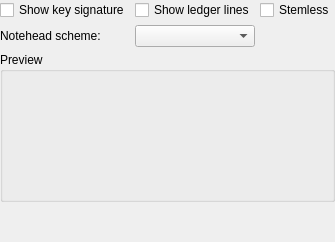
       <widget class="QWidget" name="page">
        <layout class="QVBoxLayout" name="verticalLayout_7" stretch="0,0,0">
         <property name="spacing">
          <number>5</number>
         </property>
         <property name="leftMargin">
          <number>0</number>
         </property>
         <property name="topMargin">
          <number>0</number>
         </property>
         <property name="rightMargin">
          <number>0</number>
         </property>
         <property name="bottomMargin">
          <number>0</number>
         </property>
         <item>
          <layout class="QGridLayout" name="gridLayout_2">
           <item row="2" column="0">
            <widget class="QCheckBox" name="genKeysigPitched">
             <property name="text">
              <string>Show key signature</string>
             </property>
            </widget>
           </item>
           <item row="2" column="1">
            <widget class="QCheckBox" name="showLedgerLinesPitched">
             <property name="text">
              <string>Show ledger lines</string>
             </property>
            </widget>
           </item>
           <item row="2" column="2">
            <widget class="QCheckBox" name="stemlessPitched">
             <property name="text">
              <string>Stemless</string>
             </property>
            </widget>
           </item>
           <item row="3" column="1">
            <widget class="QComboBox" name="noteHeadScheme"/>
           </item>
           <item row="3" column="0">
            <widget class="QLabel" name="label">
             <property name="text">
              <string>Notehead scheme:</string>
             </property>
             <property name="buddy">
              <cstring>noteHeadScheme</cstring>
             </property>
            </widget>
           </item>
          </layout>
         </item>
         <item>
          <widget class="QGroupBox" name="groupPreviewStandard">
           <property name="sizePolicy">
            <sizepolicy hsizetype="Expanding" vsizetype="Minimum">
             <horstretch>0</horstretch>
             <verstretch>0</verstretch>
            </sizepolicy>
           </property>
           <property name="minimumSize">
            <size>
             <width>0</width>
             <height>150</height>
            </size>
           </property>
           <property name="title">
            <string>Preview</string>
           </property>
           <layout class="QVBoxLayout" name="verticalLayout_49">
            <property name="leftMargin">
             <number>0</number>
            </property>
            <property name="topMargin">
             <number>0</number>
            </property>
            <property name="rightMargin">
             <number>0</number>
            </property>
            <property name="bottomMargin">
             <number>0</number>
            </property>
            <item>
             <widget class="mu::notation::ExampleView" name="standardPreview" native="true">
              <property name="sizePolicy">
               <sizepolicy hsizetype="Expanding" vsizetype="Minimum">
                <horstretch>0</horstretch>
                <verstretch>0</verstretch>
               </sizepolicy>
              </property>
              <property name="lineWidth" stdset="0">
               <number>2</number>
              </property>
             </widget>
            </item>
           </layout>
          </widget>
         </item>
         <item>
          <spacer name="verticalSpacer_2">
           <property name="orientation">
            <enum>Qt::Vertical</enum>
           </property>
           <property name="sizeHint" stdset="0">
            <size>
             <width>20</width>
             <height>40</height>
            </size>
           </property>
          </spacer>
         </item>
        </layout>
       </widget>
